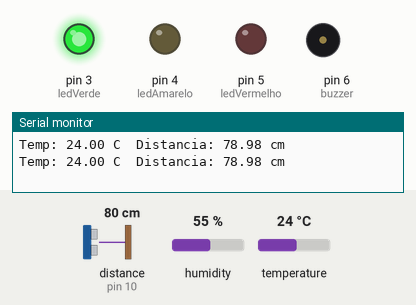
Simulated run of this sketch. Board: Arduino Uno, built with avr-gcc and run on an emulated ATmega328P. Shown: output pins drawn as LEDs (lit = HIGH), buzzer (waves = sounding), the last lines printed to the serial monitor. Wiring (inferred from the names in the program): ultrasonic range finder: trigger pin 9; echo pin 10. The inputs (shaded band) are chosen by the test bench; at power-on: distance to the obstacle (sensor on pin 10) 80 cm, temperature 24 °C, humidity 55 %. The echo pulse lasts 58.3 µs per cm; pins used as bus, display or sensor lines are not drawn.

Above: at 1.8 s.
1.9 s: distance to the obstacle (sensor on pin 10) set to 53 cm
3.4 s: distance to the obstacle (sensor on pin 10) set to 46 cm
At 4.8 s:
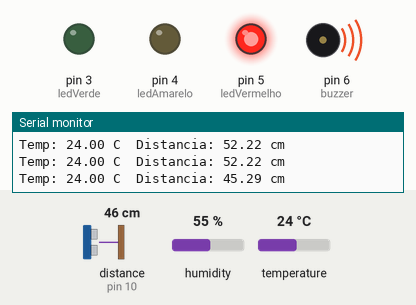
5.5 s: temperature set to 29.3 °C
7.2 s: temperature set to 30.8 °C
At 8.8 s:
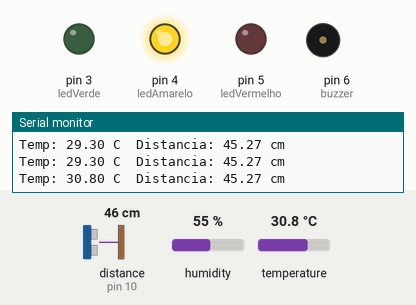
9.5 s: temperature set to 12 °C
At 10.9 s:
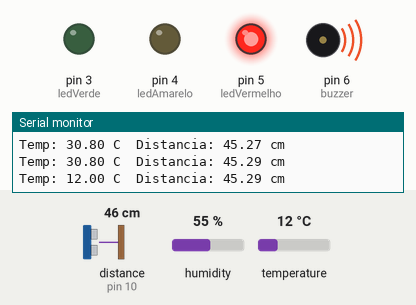
11.5 s: temperature set to 33 °C
At 12.9 s:
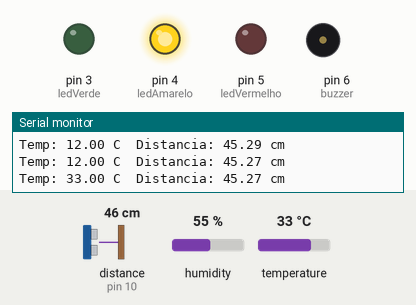
Timing chart, 0 to 14.5 s (numbered marks = the images above; inputs shaded):
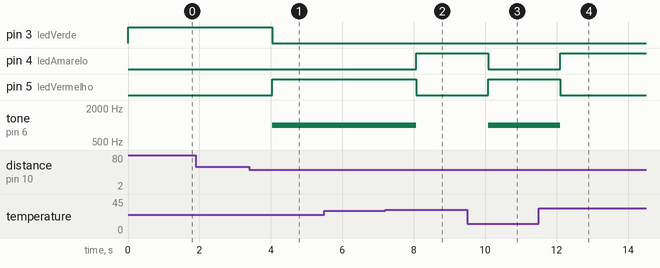

The sketch:

oceanguard.ino
```cpp
#include <DHT.h>

#define pinoDHT 2
#define modeloDHT DHT22

#define ledVerde 3
#define ledAmarelo 4
#define ledVermelho 5
#define buzzer 6

#define trig 9
#define echo 10

DHT sensor(pinoDHT, modeloDHT);

void setup() {

  Serial.begin(9600);

  sensor.begin();

  pinMode(ledVerde, OUTPUT);
  pinMode(ledAmarelo, OUTPUT);
  pinMode(ledVermelho, OUTPUT);

  pinMode(buzzer, OUTPUT);

  pinMode(trig, OUTPUT);
  pinMode(echo, INPUT);
}

void loop() {

  // lê a temperatura
  float temp = sensor.readTemperature();

  // mede a distância
  digitalWrite(trig, LOW);
  delayMicroseconds(2);

  digitalWrite(trig, HIGH);
  delayMicroseconds(10);
  digitalWrite(trig, LOW);

  long tempo = pulseIn(echo, HIGH);

  float dist = tempo * 0.034 / 2;

  Serial.print("Temp: ");
  Serial.print(temp);
  Serial.print(" C  ");

  Serial.print("Distancia: ");
  Serial.print(dist);
  Serial.println(" cm");

  if (temp < 30 && dist > 50) {

    digitalWrite(ledVerde, HIGH);
    digitalWrite(ledAmarelo, LOW);
    digitalWrite(ledVermelho, LOW);

    noTone(buzzer);
  }

  else if (temp >= 30 && temp < 35) {

    digitalWrite(ledVerde, LOW);
    digitalWrite(ledAmarelo, HIGH);
    digitalWrite(ledVermelho, LOW);

    noTone(buzzer);
  }

  else {

    digitalWrite(ledVerde, LOW);
    digitalWrite(ledAmarelo, LOW);
    digitalWrite(ledVermelho, HIGH);

    tone(buzzer, 1000);
  }

  delay(1000);
}
```

Measured:
- the behaviour switches between 51 and 50 cm on distance to the obstacle (sensor on pin 10) (found by bisection; images 0 and 1)
- the behaviour switches between 29.9 and 30 °C on temperature (found by bisection; images 1 and 2)
- after the input at 3.4 s, pin 3 (ledVerde): HIGH → LOW after 0.64 s; pin 5 (ledVermelho): LOW → HIGH after 0.64 s; tone on pin 6 (buzzer): silent → 1000 Hz after 0.64 s
- after the input at 7.2 s, pin 4 (ledAmarelo): LOW → HIGH after 0.87 s; pin 5 (ledVermelho): HIGH → LOW after 0.87 s; tone on pin 6 (buzzer): 1000 Hz → silent after 0.87 s
- after the input at 9.5 s, pin 4 (ledAmarelo): HIGH → LOW after 0.58 s; pin 5 (ledVermelho): LOW → HIGH after 0.58 s; tone on pin 6 (buzzer): silent → 1000 Hz after 0.58 s
- after the input at 11.5 s, pin 4 (ledAmarelo): LOW → HIGH after 0.60 s; pin 5 (ledVermelho): HIGH → LOW after 0.60 s; tone on pin 6 (buzzer): 1000 Hz → silent after 0.60 s
